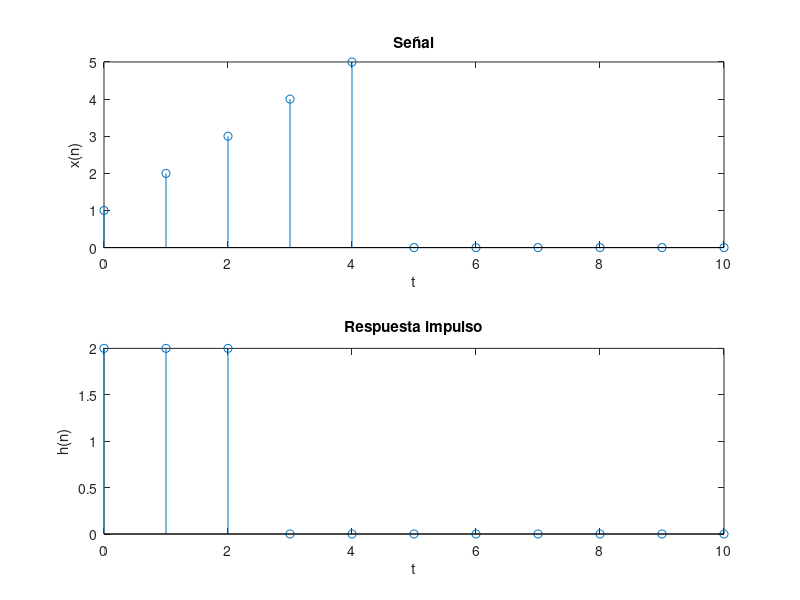

The MATLAB source for this figure: (Note: this script raises an error after producing the figure.)
% Señal
n = 0:1:4;
x = n + 1;

xn = zeros(1,11);
xn(1:5) = x;

% Respuestas impulso
n = 0:1:2;

h = zeros(1,11);
h(1:3) = [2, 2, 2];

n = 0:1:10;
% Grafica 1
subplot(2,1,1);
stem(n,xn);
xlabel('t');
ylabel('x(n)');
title('Señal');


% Grafica 2
subplot(2,1,2);
stem(n,h);
xlabel('t');
ylabel('h(n)');
title('Respuesta impulso');
hold off;

% Sumas Parciales
y0 = x(1) .* desplaza(h,0);
y1 = x(2) .* desplaza(h,1);
y2 = x(3) .* desplaza(h,2);
y3 = x(4) .* desplaza(h,3);
y4 = x(5) .* desplaza(h,4);

% Convolucion
y = y0 + y1 + y2 + y3 + y4;

% Grafica Sumas Parciales
n = 0:1:10;
figure(2);
subplot(3,2,1);
stem(n, y0);
xlabel('n');
ylabel('y_0');
title('Suma parcial y_0');

subplot(3,2,2);
stem(n, y1);
xlabel('n');
ylabel('y_1');
title('Suma parcial y_1');

subplot(3,2,3);
stem(n, y2);
xlabel('n');
ylabel('y_2');
title('Suma parcial y_2');

subplot(3,2,4);
stem(n, y3);
xlabel('n');
ylabel('y_3');
title('Suma parcial y_3');

subplot(3,2,5);
stem(n, y2);
xlabel('n');
ylabel('y_2');
title('Suma parcial y_2');

subplot(3,2,6);
stem(n, y);
xlabel('n');
ylabel('y[n]');
title('Convolucion');